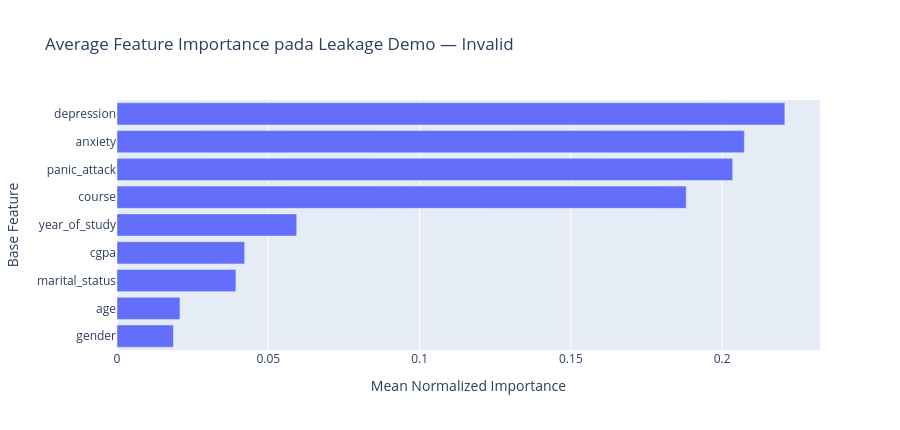

The cell this chart's notebook holds for it:
### Code cell
fig = px.bar(
    overall_leak_importance,
    x="mean_importance",
    y="base_feature",
    orientation="h",
    title="Average Feature Importance pada Leakage Demo — Invalid",
    labels={"mean_importance": "Mean Normalized Importance", "base_feature": "Base Feature"},
)
fig.update_layout(height=430, yaxis={"categoryorder": "total ascending"})
fig.show()

### Figure 1 — Plotly figure (JSON) as saved in the notebook; plotly's stock layout.template omitted (floating-point values rounded to 4 significant figures)
{"data": [{"hovertemplate": "Mean Normalized Importance=%{x}<br>Base Feature=%{y}<extra></extra>", "legendgroup": "", "marker": {"color": "#636efa", "pattern": {"shape": ""}}, "name": "", "orientation": "h", "showlegend": false, "textposition": "auto", "type": "bar", "x": [0.2207, 0.2073, 0.2035, 0.1881, 0.0594, 0.04219, 0.0393, 0.02081, 0.01865], "xaxis": "x", "y": ["depression", "anxiety", "panic_attack", "course", "year_of_study", "cgpa", "marital_status", "age", "gender"], "yaxis": "y"}], "layout": {"barmode": "relative", "height": 430, "legend": {"tracegroupgap": 0}, "title": {"text": "Average Feature Importance pada Leakage Demo — Invalid"}, "xaxis": {"anchor": "y", "domain": [0, 1], "title": {"text": "Mean Normalized Importance"}}, "yaxis": {"anchor": "x", "categoryorder": "total ascending", "domain": [0, 1], "title": {"text": "Base Feature"}}}}
